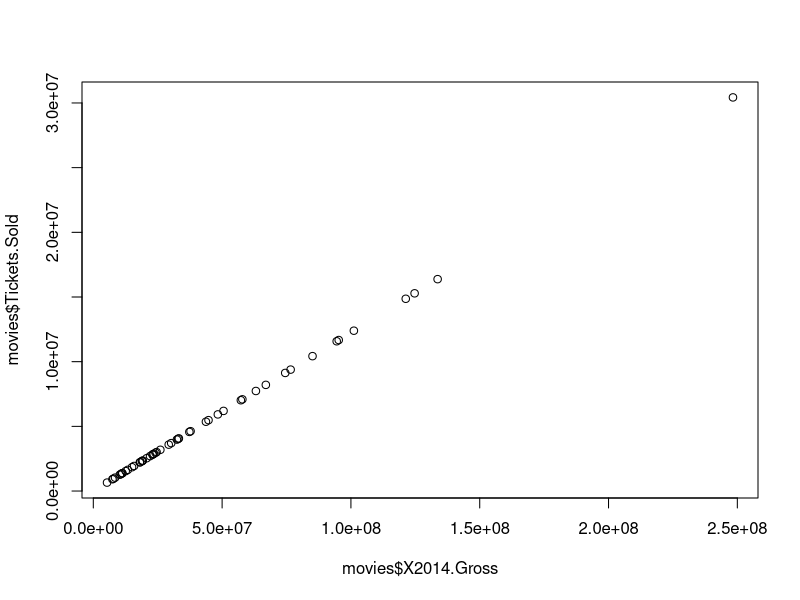
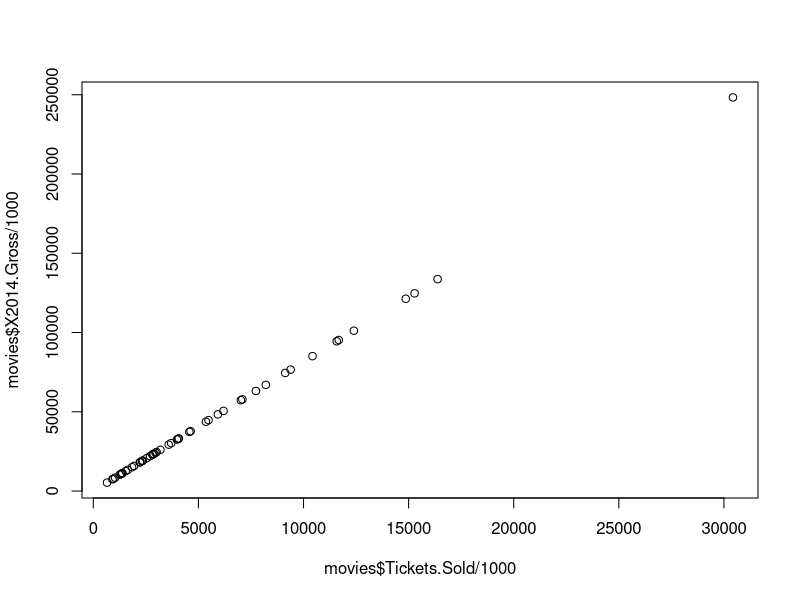
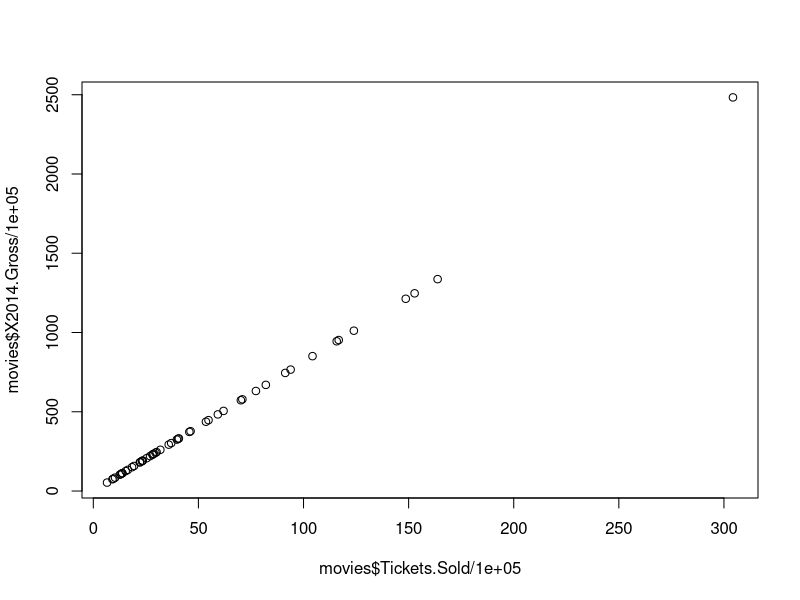
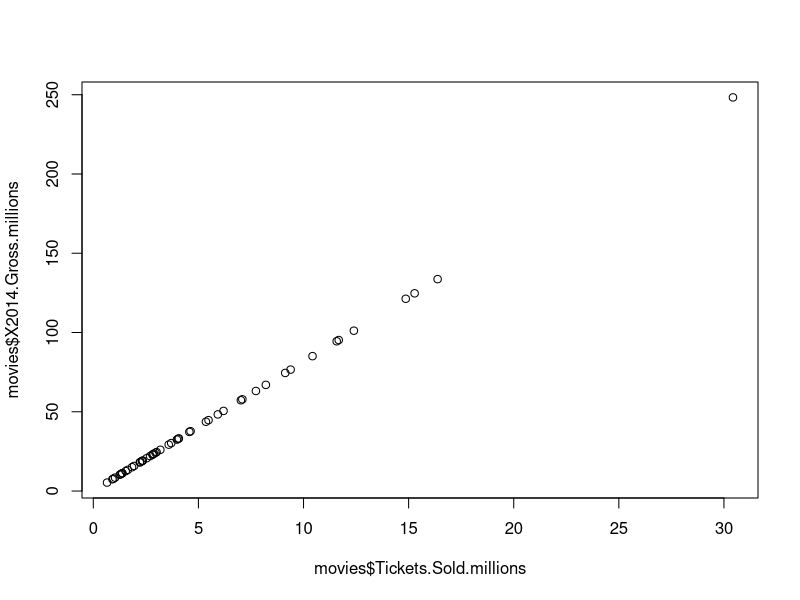
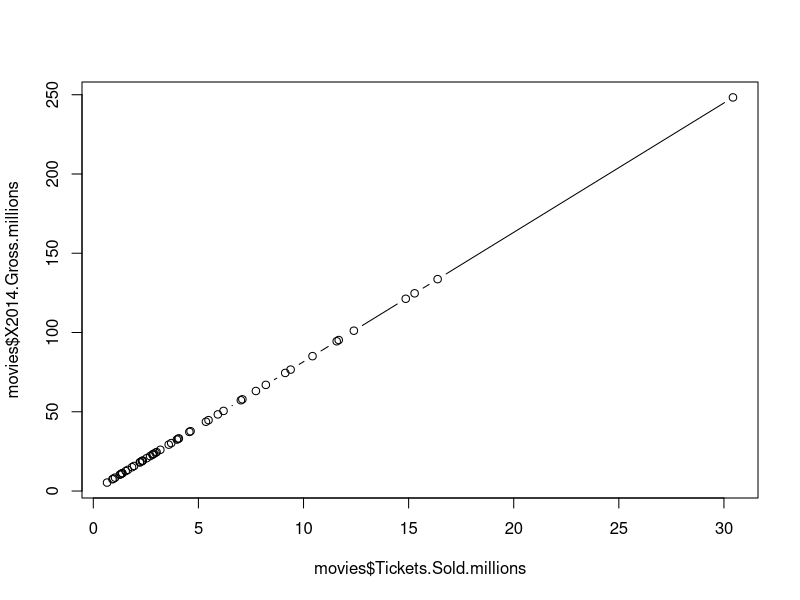
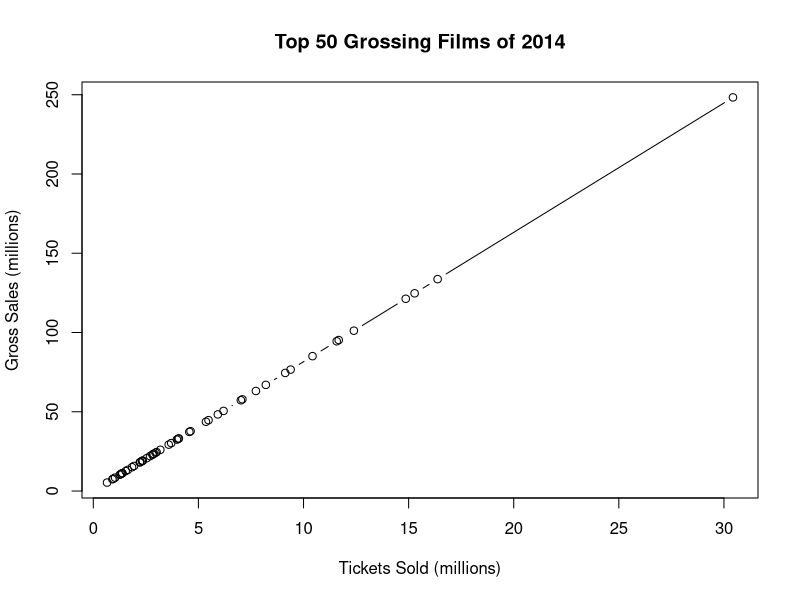
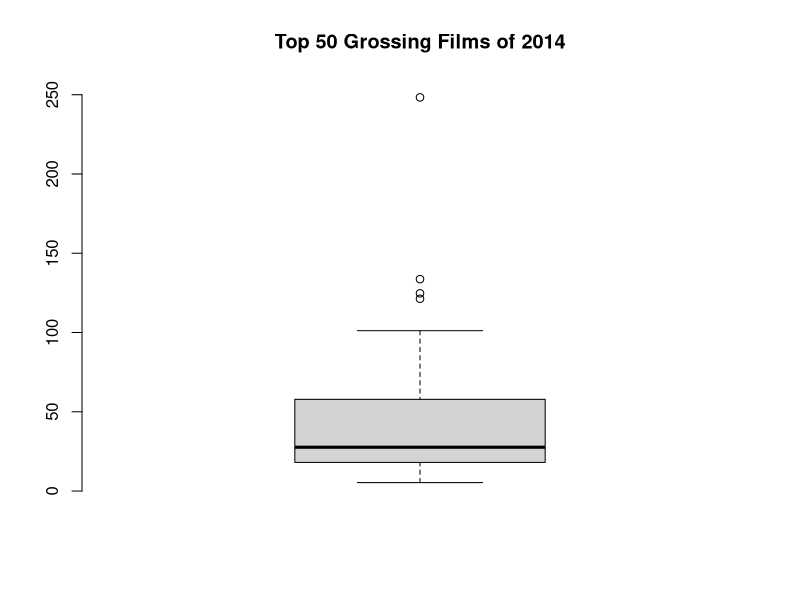
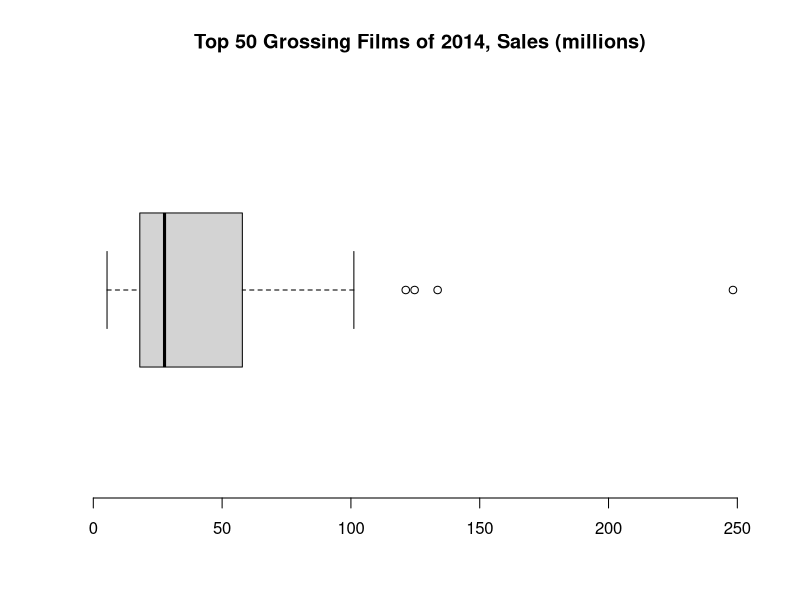

The R script that drew these images, in order: (Note: this script raises an error after producing the figures.)
# -----------------------------------------------
# Class:        
# Title:        
# Session:      
# Topic:        R - Graphs
# Last updated: 4/17/2014
# Data:         movies2014.csv
# Data describe: 50 top grossing movies for 2014
#------------------------------------------------

# get current working directory
getwd()

# set working directory
setwd("/Users/reshamashaikh/_0nyu/_FSR/s05_graphs/s05_inclassEx")

# Source: Top Grossing Movies for 2014 - dataset contains top 50
# http://www.the-numbers.com/market/2014/top-grossing-movies

# import data
movies <- read.csv("movies2014.csv", sep=",", header=TRUE)

# open and look at data
View(movies)

# how many variables are in the data frame? (number of columns)
print(length(movies))

# what are the names of the columns?
names(movies)
str(movies)

# how many rows, columns are in the data frame?
dim(movies)
#print(dim(movies))


# let's do scatter plot of Tickets Sold and Gross 
plot(movies$X2014.Gross, movies$Tickets.Sold)

# let's try again, adjusting scales, divide by 1000
# try dividing Gross sales by 1000
plot(movies$Tickets.Sold/1000,  movies$X2014.Gross/1000 )

plot(movies$Tickets.Sold/100000,  movies$X2014.Gross/100000)

# Scale by a million
movies$Tickets.Sold.millions <- movies$Tickets.Sold/1000000
movies$X2014.Gross.millions <- movies$X2014.Gross/1000000

# let us try creating the scatter plot again
plot(movies$Tickets.Sold.millions,  movies$X2014.Gross.millions)


# let's see what the correlation is
cor(movies$Tickets.Sold.millions,  movies$X2014.Gross.millions)

# Note:  There seems to be a positive correlation between tickets sold and gross,
# which is to be expected.

# let's add a line to the scatter plot
plot(movies$Tickets.Sold.millions,  movies$X2014.Gross.millions, type="b")

# let's label the simple scatter plot
plot(movies$Tickets.Sold.millions, movies$X2014.Gross.millions, 
     type="b", 
     xlab="Tickets Sold (millions)", 
     ylab="Gross Sales (millions)",
     main="Top 50 Grossing Films of 2014")

# let's see a boxplot of Gross Sales
boxplot(movies$X2014.Gross.millions, main="Top 50 Grossing Films of 2014", frame.plot=FALSE)

# let's see a boxplot of Gross Sales - try horizontal
boxplot(movies$X2014.Gross.millions, 
        horizontal = TRUE,
        main="Top 50 Grossing Films of 2014, Sales (millions)", 
        frame.plot=FALSE)

# let's look at histograms of the types of films
hist(movies$Genre)

hist(as.numeric(movies$Genre))
# gives error since Genre is a factor variable

# let's do histogram of numeric variable, Gross Sales
hist(movies$X2014.Gross.millions)
# Note:  gives 5 bins

# let's try specifying with 10 bins
hist(movies$X2014.Gross.millions, breaks=10)

# let's do histogram for ticket sales
hist(movies$Tickets.Sold)

hist(movies$Tickets.Sold, breaks=15)

# if we use the millions value, it looks cleaner
hist(movies$Tickets.Sold.millions, breaks=15)

# print freq counts at top
hist(movies$Tickets.Sold.millions, 
     breaks=15, 
     labels=TRUE,
     xlab="Tickets Sold (millions)",
     main="Top 50 Grossing Films of 2014, Sales (millions)"
     )

str(movies)

barplot(prop.table(table(movies$Genre)))

#barplot(prop.table(table(movies$Distributor)))  

# ------------------------------
# END
# ------------------------------

